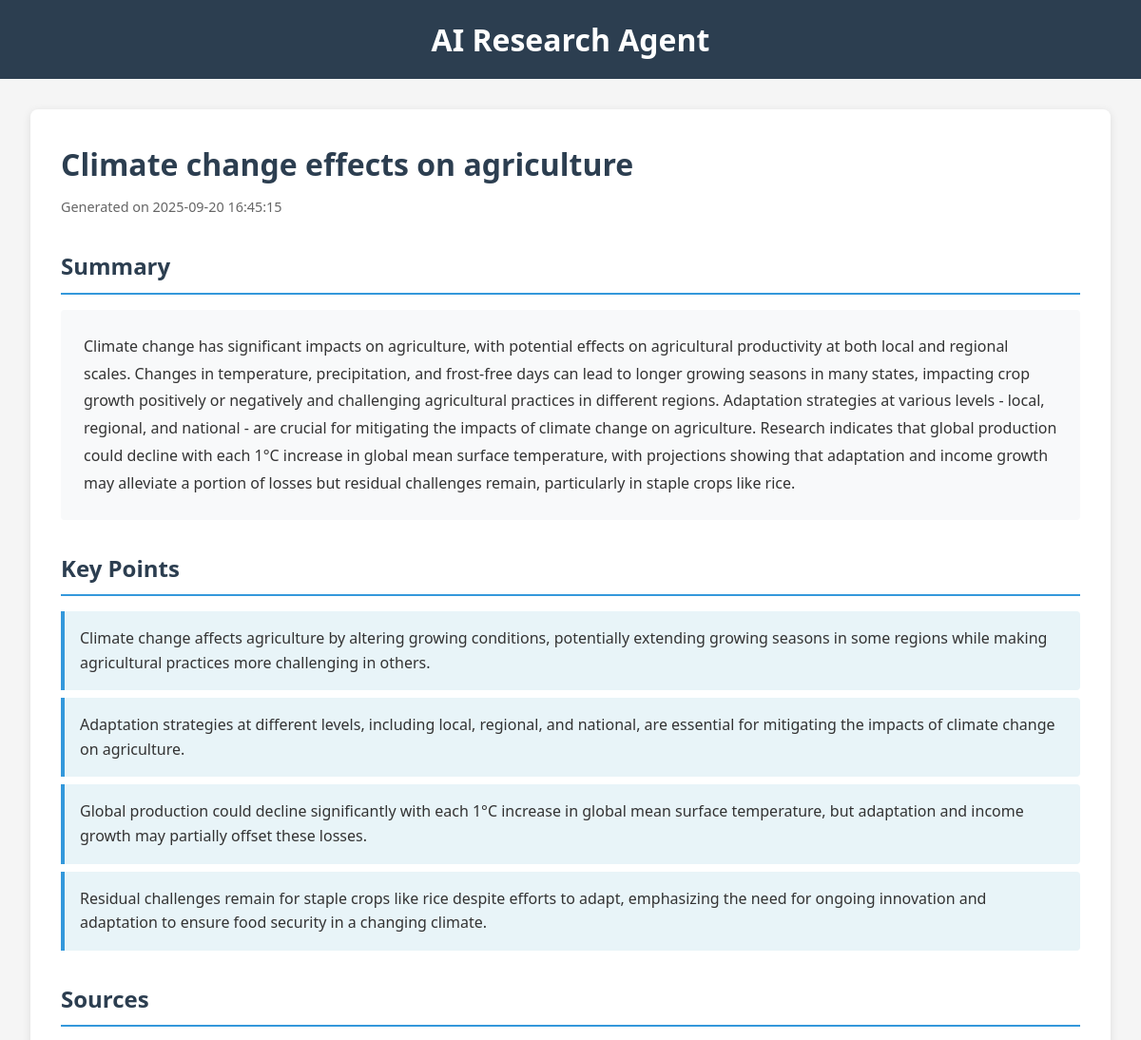
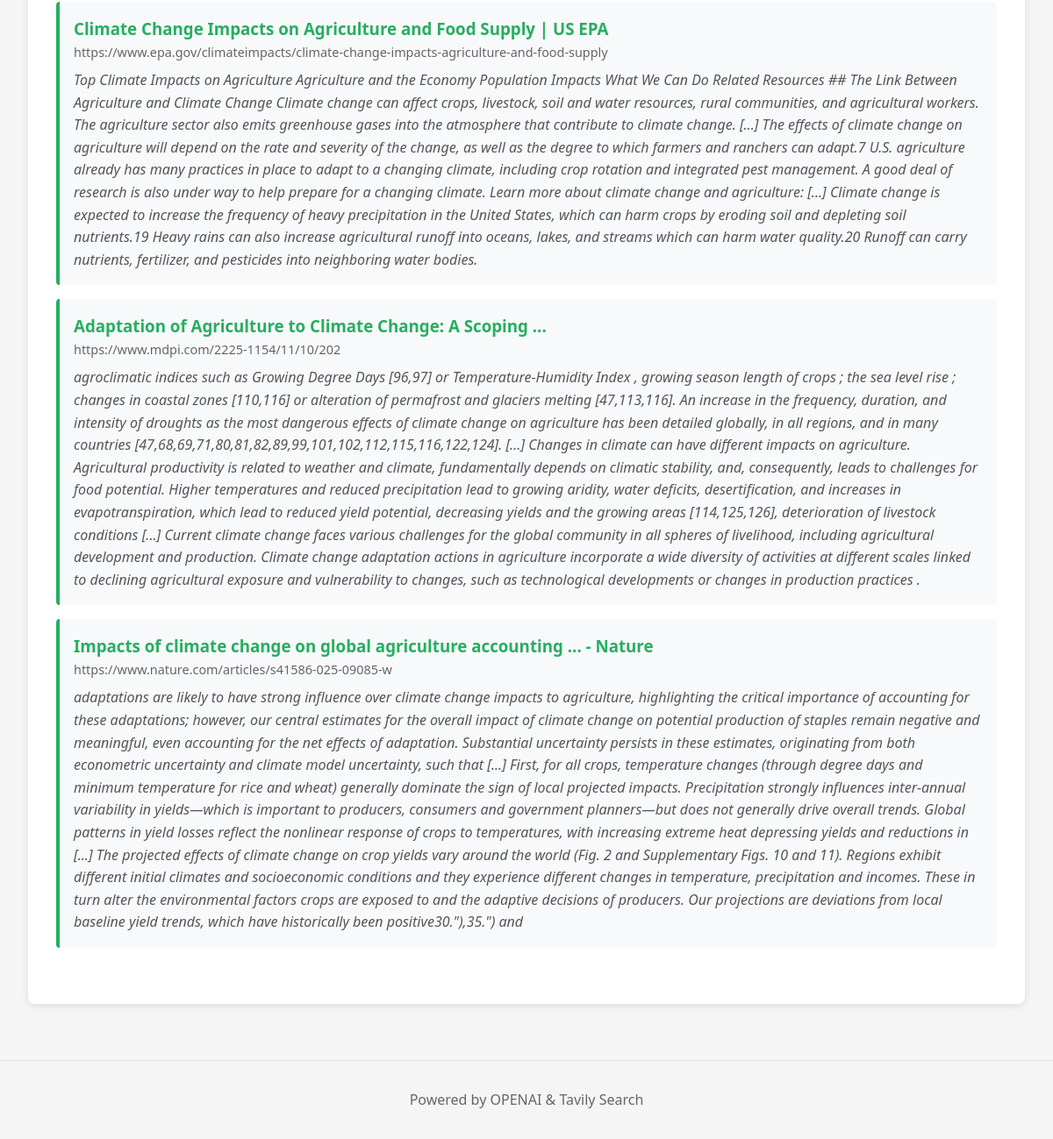
Page /report/3 on the committed database (2 pictures, top to bottom).
### tables this page shows
CREATE TABLE reports (
                id INTEGER PRIMARY KEY AUTOINCREMENT,
                query TEXT NOT NULL,
                sources TEXT NOT NULL,
                summary TEXT NOT NULL,
                key_points TEXT NOT NULL,
                created_at TIMESTAMP DEFAULT CURRENT_TIMESTAMP
            );

### app.py (the view)
@app.route('/report/<int:report_id>')
def view_report(report_id):
    report = db.get_report(report_id)
    if not report:
        return "Report not found", 404
    return render_template('report.html', report=report)

### database.py (called while the page is built)
    def get_report(self, report_id: int) -> Optional[Dict]:
        conn = sqlite3.connect(self.db_path)
        cursor = conn.cursor()
        cursor.execute("SELECT * FROM reports WHERE id = ?", (report_id,))
        row = cursor.fetchone()
        conn.close()
        if row:
            return {
                'id': row[0],
                'query': row[1],
                'sources': json.loads(row[2]),
                'summary': row[3],
                'key_points': json.loads(row[4]),
                'created_at': row[5]
            }
        return None

### templates/report.html (shortened to what this page needs)
{% extends "base.html" %}
{% block content %}
<div class="container">
    <div class="report">
        <h1>{{ report.query }}</h1>
        <p class="date">Generated on {{ report.created_at }}</p>
        <section class="summary">
            <h2>Summary</h2>
            <div class="summary-content">
                {{ report.summary|safe }}
            </div>
        </section>
        <section class="key-points">
            <h2>Key Points</h2>
            <ul>
                {% for point in report.key_points %}
                <li>{{ point }}</li>
                {% endfor %}
            </ul>
        </section>
        <section class="sources">
            <h2>Sources</h2>
            {% for source in report.sources %}
            <div class="source">
                <h3><a href="{{ source.url }}" target="_blank">{{ source.title }}</a></h3>
                <p class="url">{{ source.url }}</p>
                <p class="snippet">{{ source.snippet }}</p>
            </div>
            {% endfor %}
        </section>
    </div>
</div>
{% endblock %}

### static/style.css (style rules this page uses)
* { margin: 0; padding: 0; box-sizing: border-box; }
body { font-family: 'Segoe UI', Tahoma, Geneva, Verdana, sans-serif; line-height: 1.6; color: #333; background-color: #f5f5f5; }
.container { max-width: 1200px; margin: 0 auto; padding: 2rem; }
.date { color: #666; font-size: 0.9rem; margin: 0.5rem 0; }
.report { background: white; padding: 2rem; border-radius: 8px; box-shadow: 0 2px 10px rgba(0,0,0,0.1); }
.report h1 { color: #2c3e50; margin-bottom: 0.5rem; }
.summary, .key-points, .sources { margin: 2rem 0; }
.summary h2, .key-points h2, .sources h2 { color: #2c3e50; margin-bottom: 1rem; border-bottom: 2px solid #3498db; padding-bottom: 0.5rem; }
.summary-content { background: #f8f9fa; padding: 1.5rem; border-radius: 4px; line-height: 1.8; }
.key-points ul { list-style: none; padding-left: 0; }
.key-points li { background: #e8f4f8; margin: 0.5rem 0; padding: 1rem; border-left: 4px solid #3498db; border-radius: 0 4px 4px 0; }
.source { background: #f8f9fa; padding: 1rem; margin: 1rem 0; border-radius: 4px; border-left: 4px solid #27ae60; }
.source h3 a { color: #27ae60; text-decoration: none; }
.source .url { font-size: 0.9rem; color: #666; word-break: break-all; }
.source .snippet { margin-top: 0.5rem; color: #555; font-style: italic; }

### rows in the picture
reports: query "Climate change effects on agriculture", created_at "2025-09-20 16:45:15", summary "Climate change has significant impacts on agriculture, with potential effects on agricultural productivity at both local and regional scales. Changes in temperature, precipitation, and frost-free days can lead to longer growing seasons in many states, impacting crop growth positively or negatively and challenging agricultural practices in different regions. Adaptation strategies at various levels - local, regional, and national - are crucial for mitigating the impacts of climate change on agriculture. Research indicates that global production could decline with each 1°C increase in global mean surface temperature, with projections showing that adaptation and income growth may alleviate a…"

### other values in the picture
{{ point }} "Climate change affects agriculture by altering growing conditions, potentially extending growing seasons in some regions while making agricultural practices more challenging in others." "Adaptation strategies at different levels, including local, regional, and national, are essential for mitigating the impacts of climate change on agriculture." "Global production could decline significantly with each 1°C increase in global mean surface temperature, but adaptation and income growth may partially offset these losses." "Residual challenges remain for staple crops like rice despite efforts to adapt, emphasizing the need for ongoing innovation and adaptation to ensure food security in a changing climate."
{{ source.title }} "Climate Change Impacts on Agriculture and Food Supply | US EPA" "Adaptation of Agriculture to Climate Change: A Scoping ..." "Impacts of climate change on global agriculture accounting ... - Nature"
{{ source.url }} "https://www.epa.gov/climateimpacts/climate-change-impacts-agriculture-and-food-supply" "https://www.mdpi.com/2225-1154/11/10/202" "https://www.nature.com/articles/s41586-025-09085-w"
